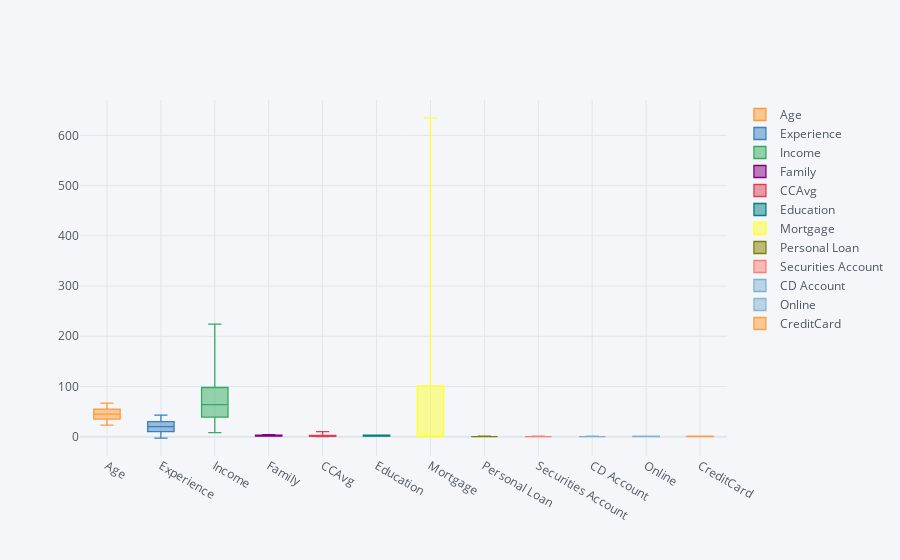

Here is the notebook cell this chart was saved with:
### Code cell
dv.iplot(kind='box')

### Figure 1 — Plotly figure (JSON) as saved in the notebook; plotly's stock layout.template omitted (floating-point values rounded to 4 significant figures; data arrays with more than 128 entries replaced by an {"elided": "..."} marker saying what was removed)
{"data": [{"boxpoints": false, "line": {"width": 1.3}, "marker": {"color": "rgba(255, 153, 51, 1.0)"}, "name": "Age", "orientation": "v", "type": "box", "y": {"elided": "5000 int values"}}, {"boxpoints": false, "line": {"width": 1.3}, "marker": {"color": "rgba(55, 128, 191, 1.0)"}, "name": "Experience", "orientation": "v", "type": "box", "y": {"elided": "5000 int values"}}, {"boxpoints": false, "line": {"width": 1.3}, "marker": {"color": "rgba(50, 171, 96, 1.0)"}, "name": "Income", "orientation": "v", "type": "box", "y": {"elided": "5000 int values"}}, {"boxpoints": false, "line": {"width": 1.3}, "marker": {"color": "rgba(128, 0, 128, 1.0)"}, "name": "Family", "orientation": "v", "type": "box", "y": {"elided": "5000 int values"}}, {"boxpoints": false, "line": {"width": 1.3}, "marker": {"color": "rgba(219, 64, 82, 1.0)"}, "name": "CCAvg", "orientation": "v", "type": "box", "y": {"elided": "5000 float values"}}, {"boxpoints": false, "line": {"width": 1.3}, "marker": {"color": "rgba(0, 128, 128, 1.0)"}, "name": "Education", "orientation": "v", "type": "box", "y": {"elided": "5000 int values"}}, {"boxpoints": false, "line": {"width": 1.3}, "marker": {"color": "rgba(255, 255, 51, 1.0)"}, "name": "Mortgage", "orientation": "v", "type": "box", "y": {"elided": "5000 int values"}}, {"boxpoints": false, "line": {"width": 1.3}, "marker": {"color": "rgba(128, 128, 0, 1.0)"}, "name": "Personal Loan", "orientation": "v", "type": "box", "y": {"elided": "5000 int values"}}, {"boxpoints": false, "line": {"width": 1.3}, "marker": {"color": "rgba(251, 128, 114, 1.0)"}, "name": "Securities Account", "orientation": "v", "type": "box", "y": {"elided": "5000 int values"}}, {"boxpoints": false, "line": {"width": 1.3}, "marker": {"color": "rgba(128, 177, 211, 1.0)"}, "name": "CD Account", "orientation": "v", "type": "box", "y": {"elided": "5000 int values"}}, {"boxpoints": false, "line": {"width": 1.3}, "marker": {"color": "rgba(128, 177, 211, 0.8999999999999999)"}, "name": "Online", "orientation": "v", "type": "box", "y": {"elided": "5000 int values"}}, {"boxpoints": false, "line": {"width": 1.3}, "marker": {"color": "rgba(255, 153, 51, 0.8999999999999999)"}, "name": "CreditCard", "orientation": "v", "type": "box", "y": {"elided": "5000 int values"}}], "layout": {"legend": {"bgcolor": "#F5F6F9", "font": {"color": "#4D5663"}}, "paper_bgcolor": "#F5F6F9", "plot_bgcolor": "#F5F6F9", "title": {"font": {"color": "#4D5663"}}, "xaxis": {"gridcolor": "#E1E5ED", "showgrid": true, "tickfont": {"color": "#4D5663"}, "title": {"font": {"color": "#4D5663"}, "text": ""}, "zerolinecolor": "#E1E5ED"}, "yaxis": {"gridcolor": "#E1E5ED", "showgrid": true, "tickfont": {"color": "#4D5663"}, "title": {"font": {"color": "#4D5663"}, "text": ""}, "zerolinecolor": "#E1E5ED"}}}
